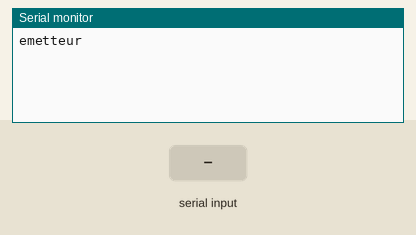
Simulated run of this sketch. Board: Arduino Uno, built with avr-gcc and run on an emulated ATmega328P. Parts: the last lines printed to the serial monitor. Inputs (shaded band) come from the test bench. No radio packets arrive unless stated.

Above: at 4.2 s.
4.3 s: "1" received over Serial
At 4.45 s:
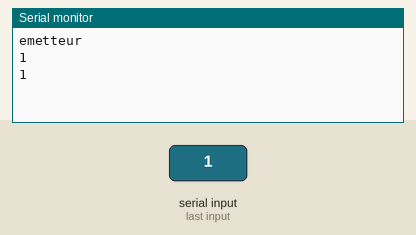
6.3 s: "0" received over Serial
At 6.37 s:
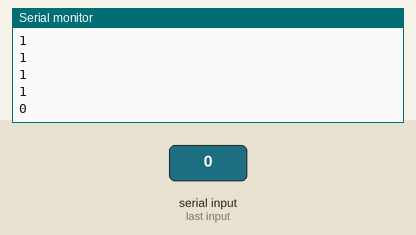
7.8 s: "2" received over Serial
At 7.87 s:
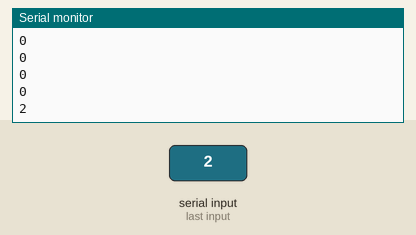
Timing chart, 0 to 10.8 s (numbered marks = the images above; inputs shaded):
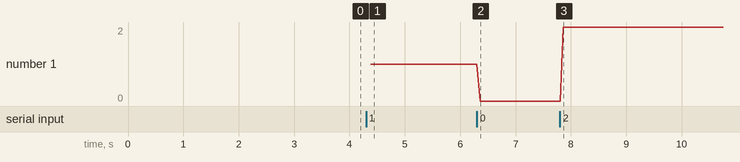

Measured:
- after the input at 4.3 s, the serial monitor: prints a new line after 0.08 s (image 1)
- after the input at 6.3 s, the serial monitor: prints a new line after 0.06 s (image 2)
- after the input at 7.8 s, the serial monitor: prints a new line after 0.06 s (image 3)
- plotted number 1: 1 → 0 after the input at 6.3 s, 0 → 2 after the input at 7.8 s

The sketch:

envoi.ino
```cpp
#include <VirtualWire.h>
#include <stdint.h>

char msg[255] = "";
int RF_TX_PIN = 8;

 /*
char * getCheckSum(char *string)
{
  int XOR;
  for (int i = 0; i < strlen(string); i++)
  {
    XOR += *(string++);
  }
  char xOR[12];
  sprintf(xOR, "%d", XOR);
  return xOR;

} // ok */


//Prend les entrées Sérial et les charge dans "msg"
void reception() {
 int i = 0;
  if(Serial.available()){
    while(Serial.available()){
      unsigned char c = Serial.read();
      msg[i] = c;
      i++;
      if(i >strlen(msg)){
        break;
      }
    }
  }
}


void setup()
{
 Serial.begin(9600);
 vw_set_tx_pin(RF_TX_PIN); // Setup transmit pin
 vw_setup(2000); // Transmission speed in bits per seconds
 vw_rx_start();
 Serial.println("emetteur");
 delay(3000);

}

void loop()
{
 //createPacket();
 reception();
 vw_send((byte *)msg, strlen(msg));
 vw_wait_tx();
 Serial.println(msg);
 for(int i =0; i<strlen(msg); i++){ //reinitialisation des char de "msg"
    //msg[i] = "";
  }
}
```
